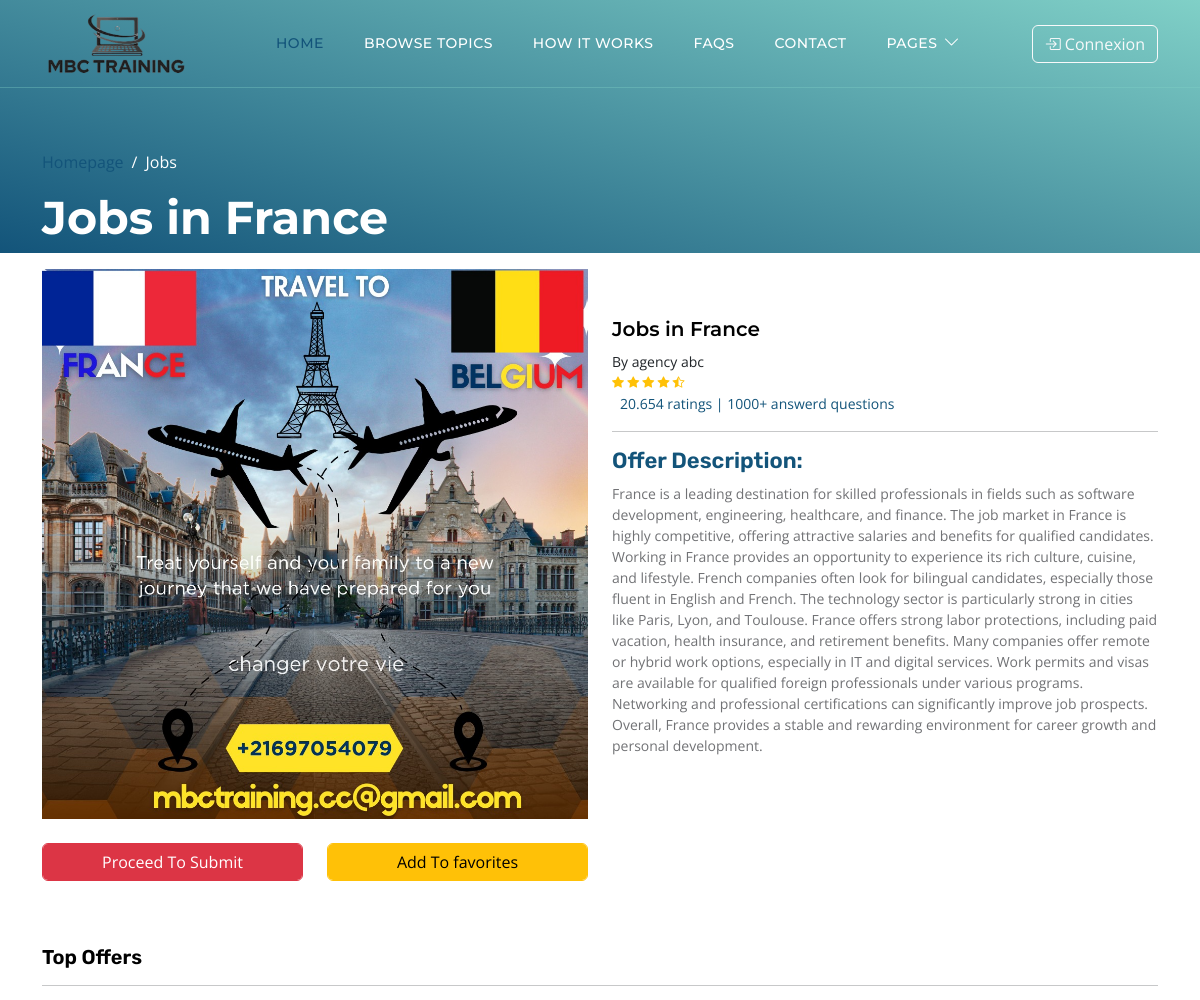
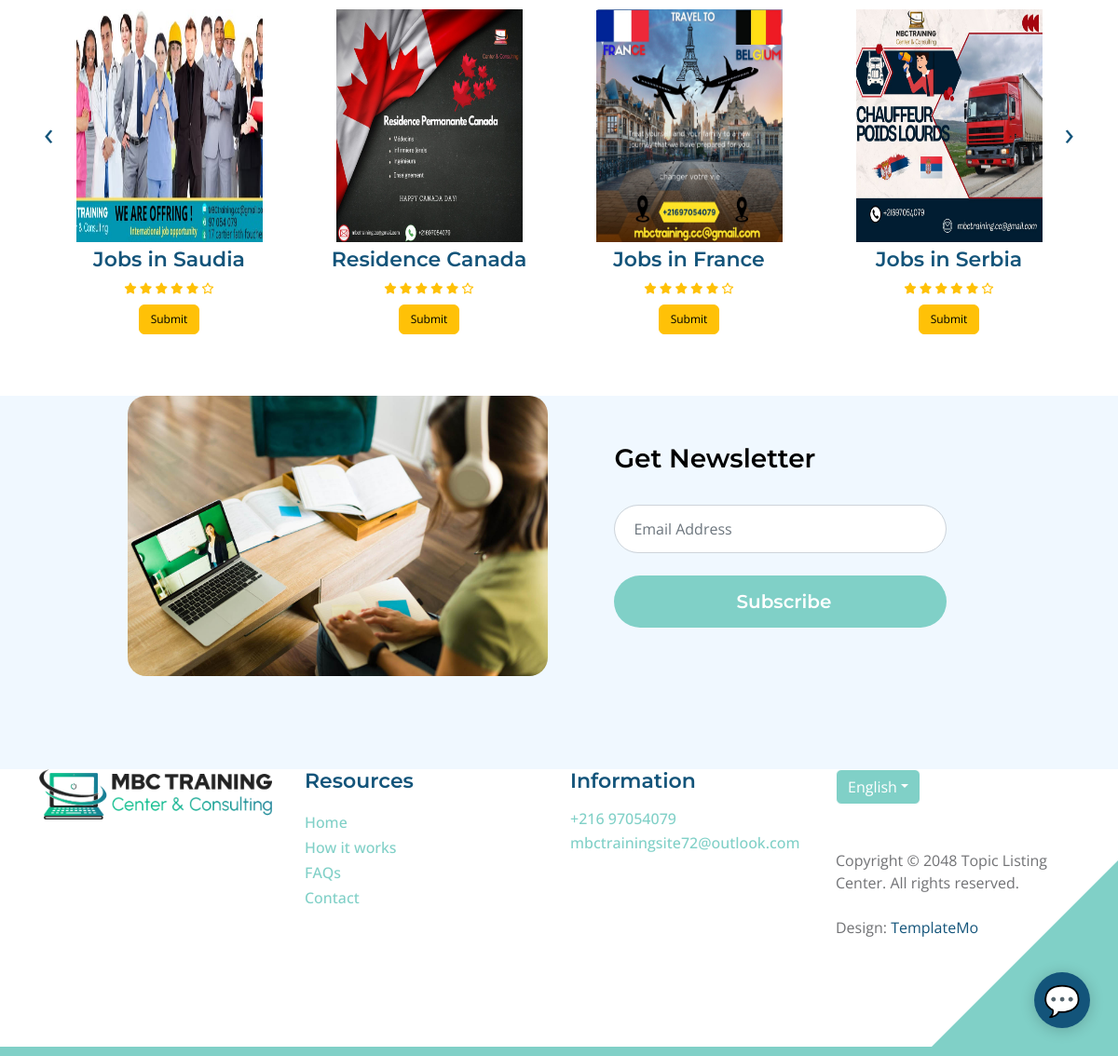
Screenshot of /offer.php with the database file from the repository (2 pictures, top to bottom).
### tables this page shows
CREATE TABLE `offer` (
  `item_id` INT(11) NOT NULL AUTO_INCREMENT,
  `item_name` VARCHAR(255) NOT NULL,
  `item_category` VARCHAR(255) NOT NULL,
  `item_image` VARCHAR(255) NOT NULL,
  `item_description` TEXT NOT NULL,
  `item_subdescription` VARCHAR(255) NOT NULL,
  `item_register` DATETIME DEFAULT NULL,
  PRIMARY KEY (`item_id`)
);

### database/DBController.php (called while the page is built, shortened)
<?php
class DBController {
    protected $host = "localhost";
    protected $user = "root";
    protected $password = "";
    protected $database = "consulting";
    public function __construct() {
        $this->con = mysqli_connect($this->host, $this->user, $this->password, $this->database);
    }
}
?>

### functions.php (called while the page is built, shortened)
<?php
require('database/DBController.php');
require('database/Offer.php');
$db = new DBController();
$offer = new Offer($db);
$favorite = new Favorite($db);
?>

### database/Offer.php (called while the page is built, shortened)
<?php
class Offer {
    public $db = null;
    public function __construct(DBController $db) {
        $this->db = $db;
    }
    public function getData($table = 'offer') {
        $result = $this->db->con->query("SELECT * FROM {$table}");
        $resultArray = array();
        while($item = mysqli_fetch_array($result, MYSQLI_ASSOC)) {
            $resultArray[] = $item;
        }
        return $resultArray;
    }
}
?>

### Template/_top-offers.php (the view, shortened to what this page needs)
<?php
$offer_shuffle = $offer->getData();
shuffle($offer_shuffle);
?>
<div id="top-offers">
    <div class="container py-5">
        <h4 class="font-size-20 font-rubik">Top Offers</h4>
        <hr>
        <div class="owl-carousel owl-theme">
            <?php foreach($offer_shuffle as $item) { ?>
            <div class="item py-2 text-center">
                <div class="offer font-rale">
                    <a href="<?php printf('offer.php?item_id=%d', $item['item_id']); ?>"><img src="<?php echo $item['item_image'] ?? './images/offers/job offers france.jpg'; ?>" alt="offer1" class="img-fluid" style="width:200px;height:250px;"></a>
                    <div>
                        <h6><?php echo $item['item_name'] ?? 'Unknown Offer'; ?></h6>
                        <div class="rating text-warning font-size-12">
                            <span><i class="fas fa-star"></i></span>
                            <span><i class="fas fa-star"></i></span>
                            <span><i class="fas fa-star"></i></span>
                            <span><i class="fas fa-star"></i></span>
                            <span><i class="fas fa-star"></i></span>
                            <span><i class="far fa-star"></i></span>
                        </div>
                        <form method="post">
                            <?php
                                if (in_array($item['item_id'], $favorite->getFavoritesById($offer->getData('favorites')) ?? [])) {
                                    echo '<button type="submit" disabled class="btn btn-warning font-size-12 mt-2" name="top-offer-submit">In Favorites</button>';
                                } else {
                                    echo '<button type="submit" class="btn btn-warning font-size-12 mt-2" name="top-offer-submit">Submit</button>';
                                }
                            ?>
                        </form>
                    </div>
                </div>
            </div>
            <?php } ?>
        </div>
    </div>
</div>

### header.php (shortened to what this page needs)
<!doctype html>
<html lang="en">
<head>
    <link rel="stylesheet" href="https://cdnjs.cloudflare.com/ajax/libs/OwlCarousel2/2.3.4/assets/owl.carousel.min.css">
    <link rel="stylesheet"
    href="https://cdnjs.cloudflare.com/ajax/libs/OwlCarousel2/2.3.4/assets/owl.theme.default.min.css">
    <link rel="stylesheet" href="https://cdnjs.cloudflare.com/ajax/libs/font-awesome/6.7.2/css/all.min.css"
 />
    <link href="css/bootstrap.min.css" rel="stylesheet">
    <link href="css/bootstrap-icons.css" rel="stylesheet">
    <link href="css/templatemo-topic-listing.css" rel="stylesheet">
    <link rel="stylesheet" href="https://cdnjs.cloudflare.com/ajax/libs/intl-tel-input/18.1.1/css/intlTelInput.css" />
    <?php require('functions.php'); ?>
</head>
<body id="top">
    <main>
        <nav class="navbar navbar-expand-lg">
            <div class="container">
                <a class="navbar-brand" href="index.php">
                    <img src="./images/logo.png" width="150" alt="">
                </a>
                <div class="collapse navbar-collapse" id="navbarNav">
                    <ul class="navbar-nav ms-lg-5 me-lg-auto">
                        <li class="nav-item">
                            <a class="nav-link click-scroll" href="index.php">Home</a>
                        </li>
                        <li class="nav-item">
                            <a class="nav-link click-scroll" href="index.php#section_2">Browse Topics</a>
                        </li>
                        <li class="nav-item">
                            <a class="nav-link click-scroll" href="index.php#section_3">How it works</a>
                        </li>
                        <li class="nav-item">
                            <a class="nav-link click-scroll" href="index.php#section_4">FAQs</a>
                        </li>
                        <li class="nav-item">
                            <a class="nav-link click-scroll" href="index.php#section_5">Contact</a>
                        </li>
                        <li class="nav-item dropdown">
                            <a class="nav-link dropdown-toggle" href="#" id="navbarLightDropdownMenuLink" role="button"
                                data-bs-toggle="dropdown" aria-expanded="false">Pages</a>
                        </li>
                    </ul>
                    <div class="d-none d-lg-block ms-auto">
                        <?php if (isset($_SESSION['logged_in']) && $_SESSION['logged_in']): ?>
                            <div class="dropdown">
                                <a class="btn btn-outline-light dropdown-toggle d-flex align-items-center"
                                    href="#" role="button" id="userDropdown"
                                    data-bs-toggle="dropdown" aria-expanded="false">
                                    <i class="bi bi-person-circle me-2"></i>
                                    <?php echo htmlspecialchars(explode(' ', $_SESSION['full_name'])[0]); ?>
                                </a>
                                <ul class="dropdown-menu dropdown-menu-end" aria-labelledby="userDropdown">
                                    <li><a class="dropdown-item" href="profile.php">
                                        <i class="bi bi-person me-2"></i>Mon profil
                                    </a></li>
                                    <li><a class="dropdown-item" href="logout.php">
                                        <i class="bi bi-box-arrow-right me-2"></i>Déconnexion
                                    </a></li>
                                </ul>
                            </div>
                        <?php else: ?>
                            <a href="login.php" class="btn btn-outline-light">
                                <i class="bi bi-box-arrow-in-right me-1"></i>Connexion
                            </a>
                        <?php endif; ?>
                    </div>
                </div>
            </div>
        </nav>

### offer.php (shortened to what this page needs)
<?php
include('header.php');
$item_id = $_GET['item_id'] ?? 1;
foreach ($offer->getData() as $item):
    if($item['item_id'] == $item_id):
        include('Template/_header-offer.php');
        include('Template/_offer.php');
endif;
endforeach;
include('Template/_top-offers.php');
include('Template/_newsletter.php');
include('footer.php');
?>

### Template/_header-offer.php
<header class="site-header d-flex flex-column justify-content-center align-items-center">
    <div class="container">
        <div class="row align-items-center">
            <div class="col-lg-5 col-12">
                <nav aria-label="breadcrumb">
                    <ol class="breadcrumb">
                        <li class="breadcrumb-item"><a href="index.php">Homepage</a></li>
                        <li class="breadcrumb-item active" aria-current="page"><?php echo$item['item_category']; ?></li>
                    </ol>
                </nav>
                <h2 class="text-white"><?php echo $item['item_name']; ?></h2>
            </div>
        </div>
    </div>
</header>

### Template/_offer.php (shortened to what this page needs)
<section id="product" class="py-3">
    <div class="container">
        <div class="row">
            <div class="col-sm-6">
                <img src="<?php echo $item['item_image']; ?>" alt="product" style="width: 100%; height: 550px;">
                <div class="row font-size-16 font-baloo pt-4">
                    <div class="col">
                        <button type="submit" class="btn btn-danger form-control">Proceed To Submit</button>
                    </div>
                    <div class="col">
                        <form method="POST">
                            <?php
                                if (in_array($item['item_id'], $favorite->getFavoritesById($offer->getData('favorites')) ?? [])) {
                                    echo '<button type="submit" disabled class="btn btn-warning form-control">In Favorites</button>';
                                }
                                else {
                                    echo '<button type="submit" name="add_to_favorites" class="btn btn-warning form-control">Add To favorites</button>';
                                }
                            ?>
                        </form>
                    </div>
                </div>
            </div>
            <div class="col-sm-6 py-5">
                <h5 class="font-baloo font-size-20"><?php echo $item['item_name']; ?></h5>
                <small>By agency abc</small>
                <div class="d-flex">
                    <div class="rating text-warning font-size-12">
                        <span><i class="bi bi-star-fill"></i></span>
                        <span><i class="bi bi-star-fill"></i></span>
                        <span><i class="bi bi-star-fill"></i></span>
                        <span><i class="bi bi-star-fill"></i></span>
                        <span><i class="bi bi-star-half"></i></span>
                    </div>
                </div>
                <a href="#" class="px-2 font-size-14 font-rale" style="text-decoration: none;">20.654 ratings | 1000+ answerd questions</a>
                <hr>
                <h6 class="font-rubik">Offer Description:</h6>
                <p class="font-rale font-size-14"><?php echo $item['item_description'] ?? 'No description available'; ?></p>
            </div>
        </div>
    </div>
</section>

### Template/_newsletter.php
<section class="section-padding section-bg">
    <div class="container">
        <div class="row justify-content-center">
            <div class="col-lg-5 col-12">
                <img src="images/rear-view-young-college-student.jpg" class="newsletter-image img-fluid" alt="">
            </div>
            <div class="col-lg-5 col-12 subscribe-form-wrap d-flex justify-content-center align-items-center">
                <form class="custom-form subscribe-form" action="#" method="post" role="form">
                    <h4 class="mb-4 pb-2">Get Newsletter</h4>
                    <input type="email" name="subscribe-email" id="subscribe-email" pattern="[^ @]*@[^ @]*" class="form-control" placeholder="Email Address" required="">
                    <div class="col-lg-12 col-12">
                        <button type="submit" class="form-control" name="subscribe-submit">Subscribe</button>
                    </div>
                </form>
            </div>
        </div>
    </div>
</section>

### footer.php (shortened to what this page needs)
</main>
<footer class="site-footer section-padding">
    <div class="container">
        <div class="row">
            <div class="col-lg-3 col-12 mb-4 pb-2">
                <a class="navbar-brand mb-2" href="index.php">
                    <img src="./images/main-logo.png" style="width: 250px;" alt="">
                </a>
            </div>
            <div class="col-lg-3 col-md-4 col-6">
                <h6 class="site-footer-title mb-3">Resources</h6>
                <ul class="site-footer-links">
                    <li class="site-footer-link-item">
                        <a href="#" class="site-footer-link">Home</a>
                    </li>
                    <li class="site-footer-link-item">
                        <a href="#" class="site-footer-link">How it works</a>
                    </li>
                    <li class="site-footer-link-item">
                        <a href="#" class="site-footer-link">FAQs</a>
                    </li>
                    <li class="site-footer-link-item">
                        <a href="#" class="site-footer-link">Contact</a>
                    </li>
                </ul>
            </div>
            <div class="col-lg-3 col-md-4 col-6 mb-4 mb-lg-0">
                <h6 class="site-footer-title mb-3">Information</h6>
                <p class="text-white d-flex mb-1">
                    <a href="tel: 305-240-9671" class="site-footer-link">
                        +216 97054079
                    </a>
                </p>
                <p class="text-white d-flex">
                    <a href="mailto:info@company.com" class="site-footer-link">
                        mbctrainingsite72@outlook.com
                    </a>
                </p>
            </div>
            <div class="col-lg-3 col-md-4 col-12 mt-4 mt-lg-0 ms-auto">
                <div class="dropdown">
                    <button class="btn btn-secondary dropdown-toggle" type="button" data-bs-toggle="dropdown"
                        aria-expanded="false">
                        English</button>
                </div>
                <p class="copyright-text mt-lg-5 mt-4">Copyright © 2048 Topic Listing Center. All rights reserved.
                    <br><br>Design: <a rel="nofollow" href="https://templatemo.com" target="_blank">TemplateMo</a>
                </p>
            </div>
        </div>
    </div>
</footer>
<button id="chatbot-btn" aria-label="Open chatbot">
💬
</button>
</body>
</html>

### rows the page displays
offer: item_category "Jobs", item_name "Jobs in France", item_image (picture), item_description "France is a leading destination for skilled professionals in fields such as software development, engineering, healthcare, and finance. The job market in France is highly competitive, offering attractive salaries and benefits for qualified candidates. Working in France provides an opportunity to experience its rich culture, cuisine, and lifestyle. French companies often look for bilingual candidates, especially those fluent in English and French. The technology sector is particularly strong in cities like Paris, Lyon, and Toulouse. France offers strong labor protections, including paid vacation, health insurance, and retirement benefits. Many companies offer remote or hybrid work options,…"
offer: item_image (picture), item_name "Jobs in Saudia"
offer: item_image (picture), item_name "Residence Canada"
offer: item_image (picture), item_name "Jobs in Serbia"
